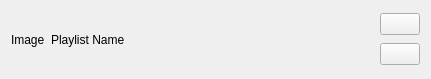
<?xml version="1.0" encoding="UTF-8"?>
<ui version="4.0">
 <class>PlaylistItem</class>
 <widget class="QWidget" name="PlaylistItem">
  <property name="geometry">
   <rect>
    <x>0</x>
    <y>0</y>
    <width>431</width>
    <height>79</height>
   </rect>
  </property>
  <property name="windowTitle">
   <string>Form</string>
  </property>
  <layout class="QHBoxLayout" name="horizontalLayout_2">
   <item>
    <widget class="QLabel" name="imageLabel">
     <property name="text">
      <string>Image</string>
     </property>
    </widget>
   </item>
   <item>
    <widget class="QLabel" name="nameLabel">
     <property name="text">
      <string>Playlist Name</string>
     </property>
    </widget>
   </item>
   <item>
    <spacer name="horizontalSpacer">
     <property name="orientation">
      <enum>Qt::Orientation::Horizontal</enum>
     </property>
     <property name="sizeHint" stdset="0">
      <size>
       <width>40</width>
       <height>20</height>
      </size>
     </property>
    </spacer>
   </item>
   <item>
    <layout class="QVBoxLayout" name="verticalLayout">
     <item>
      <widget class="QPushButton" name="playButton">
       <property name="text">
        <string/>
       </property>
       <property name="icon">
        <iconset>
         <normaloff>../resources/play.svg</normaloff>../resources/play.svg</iconset>
       </property>
      </widget>
     </item>
     <item>
      <widget class="QPushButton" name="queueButton">
       <property name="text">
        <string/>
       </property>
       <property name="icon">
        <iconset>
         <normaloff>../resources/queue.svg</normaloff>../resources/queue.svg</iconset>
       </property>
      </widget>
     </item>
    </layout>
   </item>
  </layout>
 </widget>
 <resources/>
 <connections/>
</ui>
